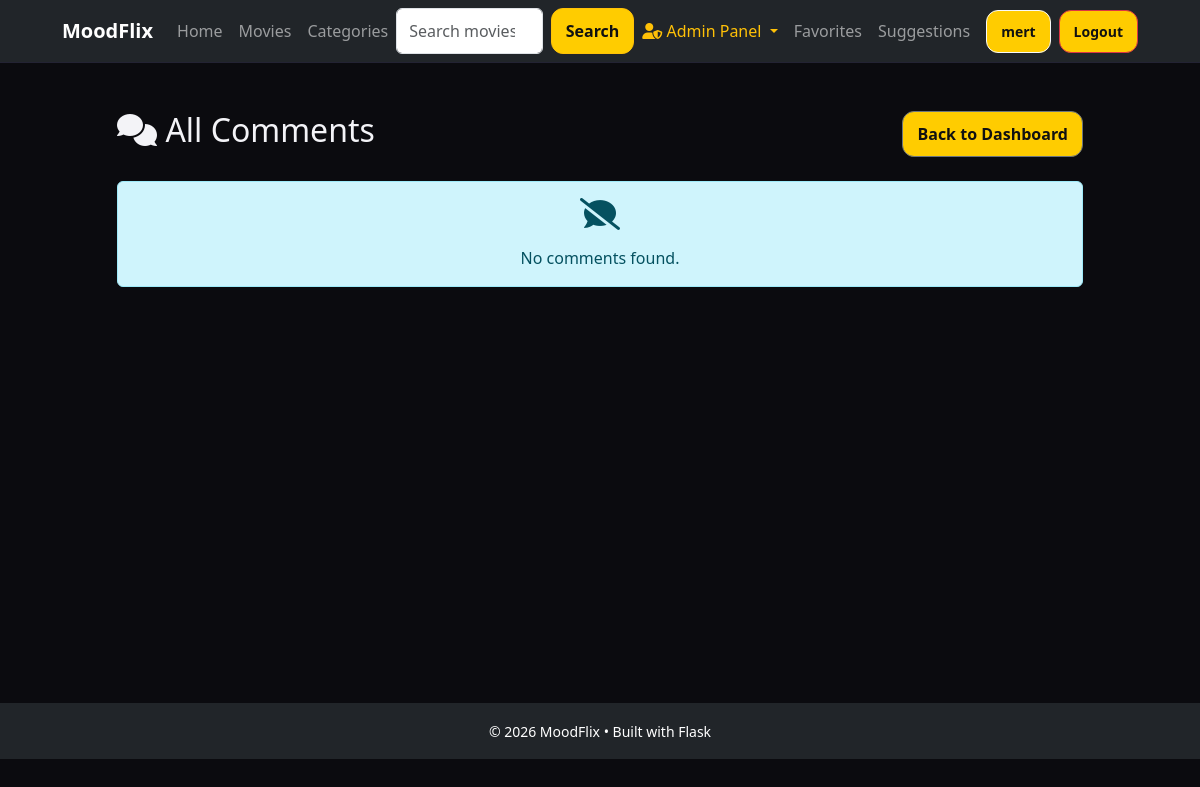
Page /admin/comments (signed in) on the earlier database version.
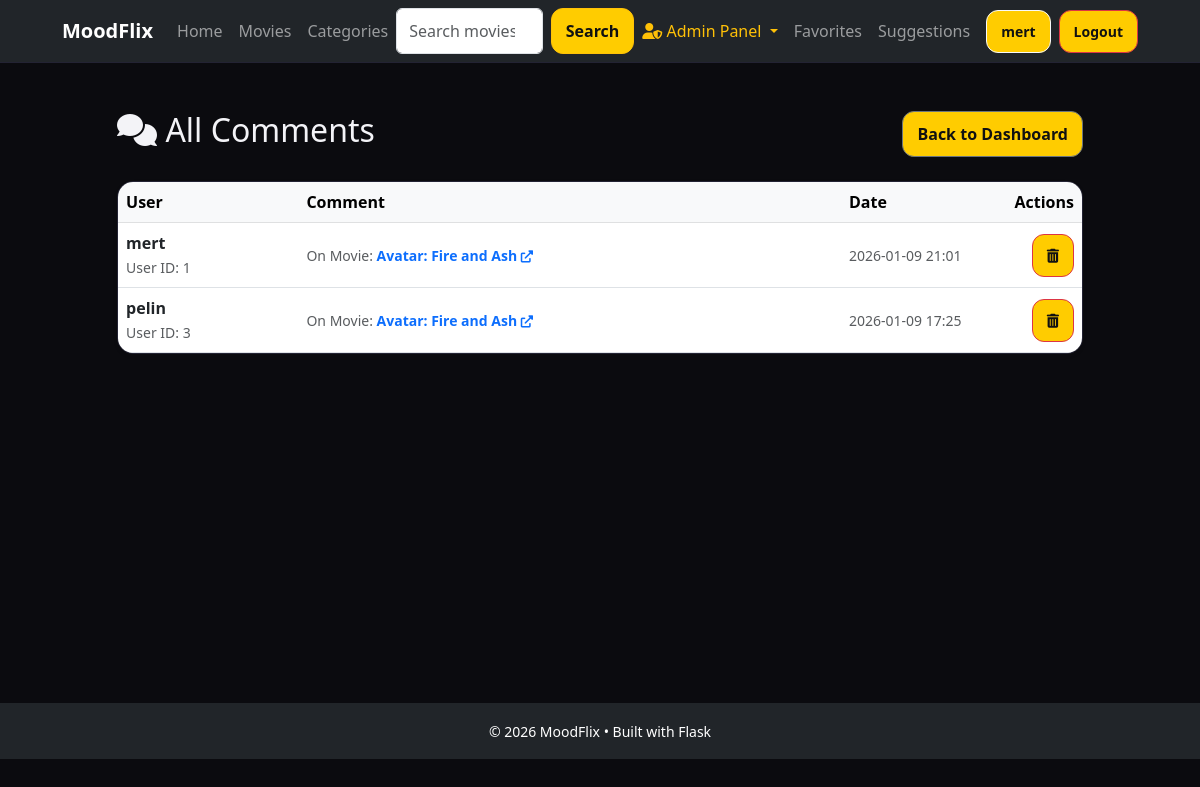
Same page on the later database version.
### app/models/comment.py (models this page shows, shortened)
class Comment(db.Model):
    __tablename__ = "comments"
    id = db.Column(db.Integer, primary_key=True)
    user_id = db.Column(db.Integer, db.ForeignKey('users.id'), nullable=False)
    movie_id = db.Column(db.Integer, db.ForeignKey('movies.id'), nullable=False)
    text = db.Column(db.Text, nullable=False)
    createdAt = db.Column(db.DateTime, default=datetime.utcnow, nullable=False)
    updatedAt = db.Column(db.DateTime, default=datetime.utcnow, onupdate=datetime.utcnow, nullable=False)

### app/models/user.py (models this page shows, shortened)
class User(UserMixin, db.Model):
    __tablename__ = "users"
    id = db.Column(db.Integer, primary_key=True)
    email = db.Column(db.String(120), unique=True, nullable=False)
    username = db.Column(db.String(50), nullable=False)
    password_hash = db.Column(db.String(128), nullable=False)
    role = db.Column(db.String(20), nullable=False, default="user")  # "user" or "admin"
    created_at = db.Column(db.DateTime, nullable=False, default=datetime.utcnow)
    is_active = db.Column(db.Boolean, nullable=False, default=True)
    comments = db.relationship('Comment', backref='user', lazy='dynamic', cascade='all, delete-orphan')
    ratings = db.relationship('Rating', backref='user', lazy='dynamic', cascade='all, delete-orphan')
    favorites = db.relationship('Favorite', backref='user', lazy='dynamic', cascade='all, delete-orphan')
    suggestions = db.relationship('Suggestion', backref='user', lazy='dynamic', cascade='all, delete-orphan')

### app/models/movie.py (models this page shows, shortened)
class Movie(db.Model):
    __tablename__ = "movies"
    id = db.Column(db.Integer, primary_key=True)
    title = db.Column(db.String(255), nullable=False)
    year = db.Column(db.Integer, nullable=True)
    description = db.Column(db.Text, nullable=True)
    posterUrl = db.Column(db.String(500), nullable=True)
    imdbRating = db.Column(db.Float, nullable=True)
    createdAt = db.Column(db.DateTime, default=datetime.utcnow, nullable=False)
    is_active = db.Column(db.Boolean, nullable=False, default=True)
    mood_categories = db.relationship('MoodCategory', secondary=movie_mood_categories, backref=db.backref('movies', lazy='dynamic'))
    affiliate_links = db.relationship('AffiliateLink', backref='movie', lazy='dynamic', cascade='all, delete-orphan')
    comments = db.relationship('Comment', backref='movie', lazy='dynamic', cascade='all, delete-orphan')
    ratings = db.relationship('Rating', backref='movie', lazy='dynamic', cascade='all, delete-orphan')
    favorites = db.relationship('Favorite', backref='movie', lazy='dynamic', cascade='all, delete-orphan')

### app/controllers/admin_controller.py (the view)
@admin_bp.get("/comments")
def list_comments():
    guard = _require_admin()
    if guard:
        return guard
    movie_id = request.args.get("movie_id", type=int)
    comments = AdminService.adminListComments(movie_id)
    return render_template("admin/comments.html", comments=comments, movie_id=movie_id)

### app/__init__.py (called while the page is built)
def init_extensions(app: Flask) -> None:
    db.init_app(app)
    import_models()
    migrate.init_app(app, db)
    login_manager.init_app(app)
    login_manager.login_view = "auth.login"
    from app.models.user import User
    @login_manager.user_loader
    def load_user(user_id):
        return User.query.get(int(user_id))

### app/controllers/admin_controller.py (called while the page is built)
def _require_admin():
    if not current_user.is_authenticated:
        flash("Please log in as admin.", "error")
        return redirect(url_for("auth.login"))
    if getattr(current_user, "role", None) != "admin":
        flash("Admin access required.", "error")
        return redirect(url_for("home.index"))
    return None

### app/services/admin_service.py (called while the page is built)
    @staticmethod
    def adminListComments(movieId: int | None = None) -> list[Comment]:
        query = Comment.query.order_by(Comment.createdAt.desc())
        if movieId is not None:
            query = query.filter_by(movie_id=movieId)
        return query.all()

### app/views/templates/admin/comments.html (shortened to what this page needs)
{% extends "base.html" %}
{% block content %}
<div class="container py-4">
    <div class="d-flex justify-content-between align-items-center mb-4">
        <h2>
            <i class="fas fa-comments"></i>
            {% if movie_id %}
                Comments for Movie #{{ movie_id }}
            {% else %}
                All Comments
            {% endif %}
        </h2>
        <a href="{{ url_for('admin.admin_index') }}" class="btn btn-outline-secondary">Back to Dashboard</a>
    </div>
    {% if comments %}
        <div class="card shadow-sm">
            <div class="table-responsive">
                <table class="table table-hover align-middle mb-0">
                    <thead class="table-light">
                        <tr>
                            <th>User</th>
                            <th>Comment</th>
                            <th style="width: 15%;">Date</th>
                            <th style="width: 10%;" class="text-end">Actions</th>
                        </tr>
                    </thead>
                    <tbody>
                        {% for comment in comments %}
                        <tr>
                            <td>
                                <div class="fw-bold">{{ comment.user.username }}</div>
                                <small class="text-muted">User ID: {{ comment.user_id }}</small>
                            </td>
                            <td>
                                <small class="text-muted">
                                    On Movie:
                                    <a href="{{ url_for('home.view_movie_details', movie_id=comment.movie_id) }}#comment-{{ comment.id }}" class="fw-bold text-decoration-none">
                                        {{ comment.movie.title }} <i class="fas fa-external-link-alt small"></i>
                                    </a>
                                </small>
                            </td>
                            <td class="text-muted small">
                                {{ comment.createdAt.strftime('%Y-%m-%d %H:%M') }}
                            </td>
                            <td class="text-end">
                                <form action="{{ url_for('admin.delete_comment', comment_id=comment.id) }}" method="POST" onsubmit="return confirm('Are you sure you want to delete this comment?');">
                                    <button type="submit" class="btn btn-danger btn-sm" title="Delete Comment">
                                        <i class="fas fa-trash-alt"></i>
                                    </button>
                                </form>
                            </td>
                        </tr>
                        {% endfor %}
                    </tbody>
                </table>
            </div>
        </div>
    {% else %}
        <div class="alert alert-info text-center">
            <i class="fas fa-comment-slash fa-2x mb-3 d-block"></i>
            No comments found.
        </div>
    {% endif %}
</div>
{% endblock %}

Differences in the rows shown:
added Comment: user.username "mert", user_id "1", movie "Avatar: Fire and Ash", createdAt "2026-01-09 21:01"
added Comment: user.username "pelin", user_id "3", movie "Avatar: Fire and Ash", createdAt "2026-01-09 17:25"
Other differences:
text no longer shown: "No comments found."
text now shown: "User Comment Date Actions"
